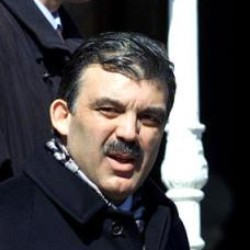
#> input picture Source/Data/not trump/Abdullah_Gul_0018.jpg, 250 x 250 px
$ python Loader.py
#> lines starting #> are read from the running program, lines starting #| are printed output that depends on the picture
import numpy as np
import pickle as cPickle
import os
import random
from scipy import misc
from PIL import Image
import Resizer
import PIL
#def images()

scale = 0.3

for filename in next(os.walk('Data'))[1]:

    for fname in os.listdir('Data' + '/' + filename):

        img = Image.open('Data' + '/' + filename + '/' + fname)
#> img is the input picture: PIL image 250x250 RGB; mean R, G, B 74.4, 71.2, 73.3
        height, width = img.size
#> height = 250; width = 250
        img.thumbnail((height*scale, width*scale))
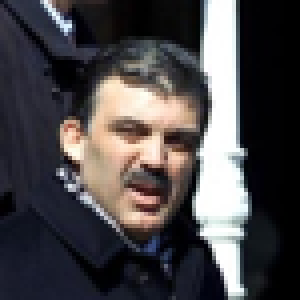
#> img: PIL image 75x75 RGB (shown 4 times larger); mean R, G, B 74.4, 71.2, 73.3
        img.save('Resized'+'Data' + '/' + filename + '/' + fname)
#> pass 2 of the loop `for filename in next(os.walk('Data'))[1]:`:
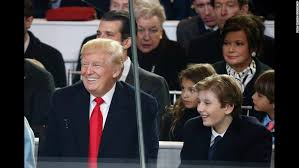
#> input picture Source/Data/Trump/pdt_10.jpg, 299 x 168 px
#> img is the input picture: PIL image 299x168 RGB; mean R, G, B 58.8, 52.1, 53.4
#> `img.thumbnail((height*scale, width*scale))`:
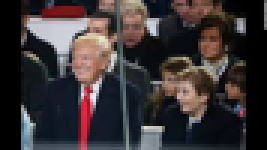
#> img: PIL image 89x50 RGB (shown 3 times larger); mean R, G, B 58.8, 52.1, 53.4


def pickle(path='ResizedData', max_size=100, file = 'pickle', split = 0.6):

    loaded_images = []
    label_vectors = []
    file = file
    i = 0

    for filename in next(os.walk(path))[1]:

        for fname in os.listdir(path + '/' + filename):


            label_vectors.append(label_vector(fname))
            image = Image.open(path + '/' + filename + '/' + fname)
            y_leeway1, x_leeway1 = np.floor_divide(np.subtract(max_size, image.size), 2)
            y_leeway = max_size-image.size[0] - y_leeway1
            x_leeway = max_size-image.size[1] - x_leeway1
            image_array = np.asarray(image)

            height, width = image.size
            zeros = np.zeros([max_size, max_size, 3])
            #zeros = np.zeros([height, width, 3])


            if np.max(image.size) > max_size:
                print('Picture: ' + fname + ' is too large')
                continue
            zeros = np.pad(image_array, ((x_leeway, x_leeway1), (y_leeway, y_leeway1), (0,0)), 'constant')

            """
            img = Image.fromarray(zeros, 'RGB')
            img.save('tis.png')
            img.show()
            """
            #zeros[0:width, 0:height, 0:3] = image_array
            print(zeros.shape)
            """
            img = Image.fromarray(zeros, 'RGB')
            img.save('anus.png')
            img.show()
            """

            loaded_images.append(zeros)


            image.close()


    #loaded_imagesxd = np.array(loaded_images)
    mean = np.mean(loaded_images)
    print('mean', mean)
    #img = Image.fromarray(loaded_images[0], 'RGB')
    #img.save('pis.png')
   # img.show()
    normalized_images = np.array(loaded_images)


    img = Image.fromarray(normalized_images[0], 'RGB')
    img.save('pis.png')
    img.show()
    print('normalized')
    Y_norm = np.array(label_vectors)

    ndata = len(normalized_images)
    permutation = list(np.random.permutation(ndata))

    X_shuffled = normalized_images[permutation]

    #random.shuffle(normalized_images)
    #X_shuffled = normalized_images.reshape(ndata,max_size,max_size,3)
    print(X_shuffled.shape)
    Y_shuffled = Y_norm[permutation]
    ntrain = int(split * 100 * ndata // 100)
    X_train = X_shuffled[0:ntrain, :]
    Y_train = Y_shuffled[0:ntrain, :]
    X_test = X_shuffled[ntrain:ndata, :]
    Y_test = Y_shuffled[ntrain:ndata, :]


    with open('Pickles/' + file + '.pkl' , 'wb') as fp:
        for XY in [X_train, Y_train, X_test, Y_test]:
            cPickle.dump(XY, fp)
    return


def label_vector(fname):
    label_vector = np.zeros(len(classes))
    for i in range(len(classes)):
        if fname.lower().startswith(classes[i].lower()):
            label_vector[i] = 1
            break


    return label_vector


def unpickle(filename):

    with open(filename, 'rb') as fp:
        X_train = cPickle.load(fp)
        Y_train = cPickle.load(fp)
        X_test = cPickle.load(fp)
        Y_test = cPickle.load(fp)

    return X_train, Y_train, X_test, Y_test


def categories(path):
#> called with path = 'Data'
    types = os.listdir(path)
#> types = ['Trump', 'not trump']
    print(len(types))
#| 2
    categories = []
    j = 1
    for i in range(len(types)):
        if i == 0:
            categories.append(types[0])
        else:
            if not types[i].lower().startswith(categories[i - j].lower()):
                categories.append(types[i].split(';', 1)[0])
            else:
                j += 1
#> this loop made 2 passes
#> after the loop, categories = ['Trump', 'not trump']; j = 1

    return categories


classes = categories('Data')
#> classes = ['Trump', 'not trump']
pickle()
#> (the run stopped early here; a loop or call above may not have finished)
